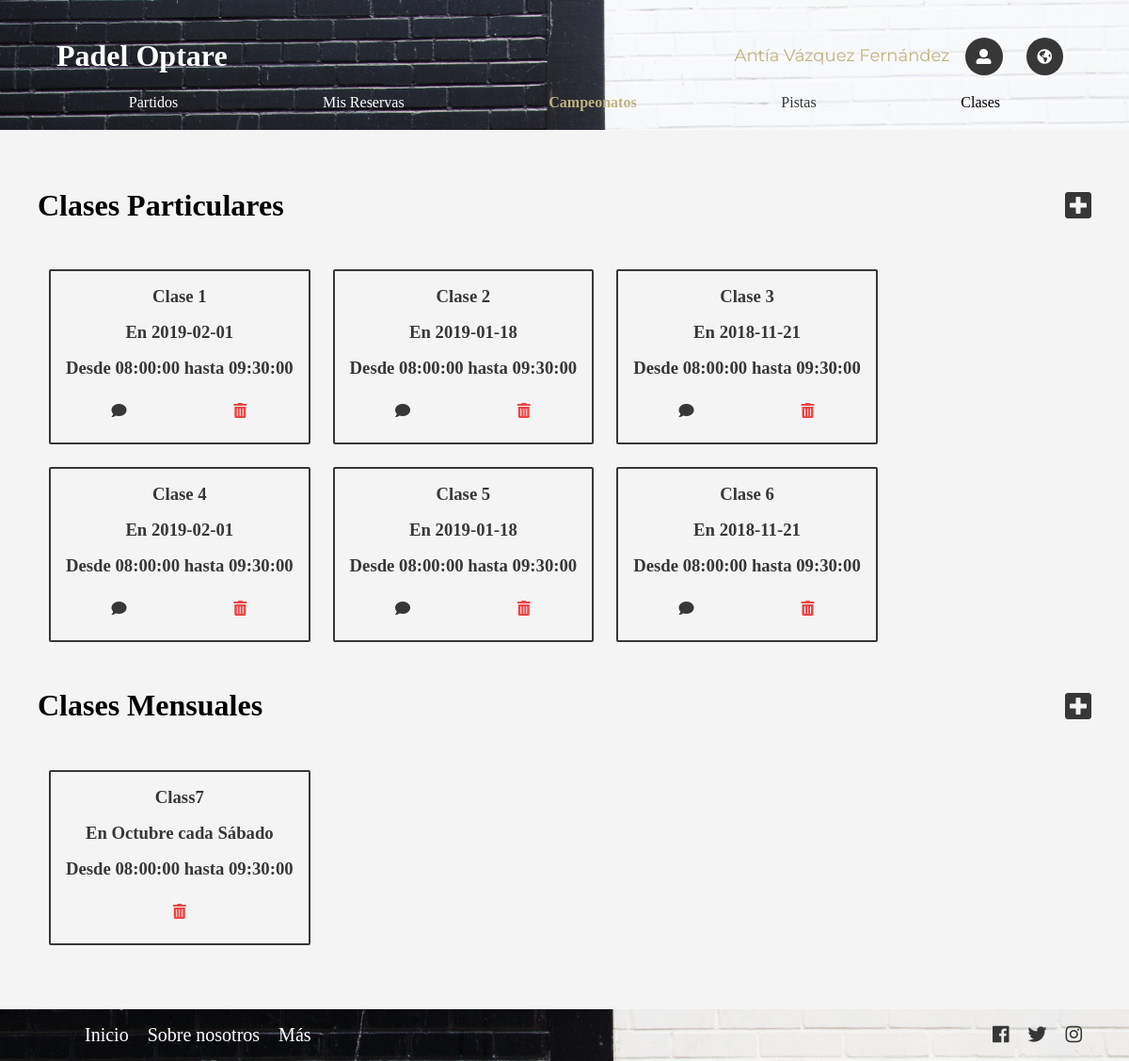
The page /index.php?controller=classes&action=index (signed in) on the database its author committed.
### tables this page shows
CREATE TABLE IF NOT EXISTS `Clase` (
  `idClase` INT NOT NULL AUTO_INCREMENT,
  `nivel` TINYINT(2) NOT NULL,
  `creador` VARCHAR(20) NULL,
  `idEntrenador` VARCHAR(20) NOT NULL,
  `horario` DATETIME NOT NULL,
  PRIMARY KEY (`idClase`),
  CONSTRAINT `fk_Clase_creador`
    FOREIGN KEY (`creador`)
    REFERENCES `Usuario_Registrado` (`userId`)
    ON DELETE NO ACTION
    ON UPDATE NO ACTION,
  CONSTRAINT `fk_Clase_entrenador`
    FOREIGN KEY (`idEntrenador`)
    REFERENCES `Entrenador` (`userId`)
    ON DELETE CASCADE
    ON UPDATE CASCADE);

CREATE TABLE IF NOT EXISTS `Calendario` (
  `idCalendario` INT NOT NULL AUTO_INCREMENT,
  `FechaHoraInicio` DATETIME NOT NULL,
  `FechaHoraFin` DATETIME NOT NULL,
  `idPista` INT NOT NULL,
  `userId` VARCHAR(20) NULL,
  `tipoReserva` VARCHAR(20) NULL,
  PRIMARY KEY (`idCalendario`),
  CONSTRAINT `fk_Calendario_idPista`
    FOREIGN KEY (`idPista`)
    REFERENCES `Pista` (`idPista`)
    ON DELETE CASCADE
    ON UPDATE CASCADE,
  CONSTRAINT `fk_Calendario_userId`
    FOREIGN KEY (`userId`)
    REFERENCES `Usuario_Registrado` (`userId`)
    ON DELETE CASCADE
    ON UPDATE CASCADE);

### core/ViewManager.php (called while the page is built, shortened)
<?php
class ViewManager {
	private $variables = array();
	public function setVariable($varname, $value, $flash=false) {
		$this->variables[$varname] = $value;
	}
	public function getVariable($varname, $default=NULL) {
		if (!isset($this->variables[$varname])) {
			return $default;
		}
		return $this->variables[$varname];
	}
	public function render($controller, $viewname) {
		include(__DIR__."/../view/$controller/$viewname.php");
	}
	private static $viewmanager_singleton = NULL;
	public static function getInstance() {
		if (self::$viewmanager_singleton == null) {
			self::$viewmanager_singleton = new ViewManager();
		}
		return self::$viewmanager_singleton;
	}
}

### index.php (called while the page is built, shortened)
<?php
function run() {
	try {
		$controller = loadController($_GET["controller"]);
		$actionName = $_GET["action"];
		$controller->$actionName();
	} catch(Exception $ex) {
		die("An exception occured!!!!!".$ex->getMessage());
	}
}
function loadController($controllerName) {
	return new $controllerClassName();
}
run();
?>

### core/I18n.php (called while the page is built, shortened)
<?php
class I18n {
	private $messages;
	public function setLanguage($language) {
		$this->messages = $i18n_messages;
	}
	public function i18n($key) {
		if (isset($this->messages[$key])){
			return $this->messages[$key];
		}else{
			return $key;
		}
	}
	private static $i18n_singleton = null;
	public static function getInstance() {
		if (self::$i18n_singleton == NULL) {
			self::$i18n_singleton = new I18n();
		}
		return self::$i18n_singleton;
	}
}
function i18n($key) {
	return I18n::getInstance()->i18n($key);
}

### model/TrainingClass.php (called while the page is built, shortened)
<?php
class TrainingClass {
	private $classId;
	private $date;
	public function __construct($classId, $level, $creator, $trainer, $date) {
		$this->classId = $classId;
		$this->date = $date;
	}
	public function getClassId(){
		return $this->classId;
	}
	public function getDate(){
		return $this->date;
	}
}

### model/TrainingClassMapper.php (called while the page is built, shortened)
<?php
require_once __DIR__ . "/../core/PDOConnection.php";
class TrainingClassMapper
{
    private $db;
    public function __construct()
    {
        $this->db = PDOConnection::getInstance();
    }
    public function getAll()
    {
        $stmt = $this->db->prepare("SELECT * FROM Clase");
        $stmt->execute();
        $classes_db = $stmt->fetchAll(PDO::FETCH_ASSOC);
        $classes = array();
        foreach ($classes_db as $class) {
            array_push($classes, new TrainingClass($class["idClase"],
                $class["nivel"],
                $class["creador"],
                $class["idEntrenador"],
                $class["horario"]));
        }
        return $classes;
    }
    public function getClassCalendarMonthly($classId)
    {
        $stmt = $this->db->prepare("SELECT c.* FROM Calendario_Clase cc, Calendario c WHERE idClase=? AND cc.idCalendario=c.idCalendario");
        $stmt->execute(array($classId));
        $cuenta = $stmt->rowCount();
        if ($cuenta > 1) {
            $entry = $stmt->fetch(PDO::FETCH_ASSOC);
            return new Calendar(
                $entry["idCalendario"],
                $entry["FechaHoraInicio"],
                $entry["FechaHoraFin"],
                $entry["idPista"],
                $entry["userId"],
                $entry["tipoReserva"]);
        } else {
            return null;
        }
    }
}

### core/PDOConnection.php (called while the page is built)
<?php
class PDOConnection {
	private static $dbhost = "127.0.0.1";
	private static $port = ";port=3306";
	private static $dbname = "abp32";
	private static $dbuser = "padeloptare";
	private static $dbpass = "padeloptare";
	private static $db_singleton = null;
	public static function getInstance() {
		if (self::$db_singleton == null) {
			self::$db_singleton = new PDO(
			"mysql:host=".self::$dbhost.";dbname=".self::$dbname.self::$port.";charset=utf8",
			self::$dbuser,
			self::$dbpass,
			array(
				PDO::ATTR_EMULATE_PREPARES => false,
				PDO::ATTR_ERRMODE => PDO::ERRMODE_EXCEPTION
			)
		);
	}
	return self::$db_singleton;
}
}
?>

### view/classes/index.php (the view)
<?php
    $view = ViewManager::getInstance();
    $classes = $view->getVariable("classes");
    $monthlyClassesCalendar = $view->getVariable("monthlyClassesCalendar");
    $role = $view->getVariable("role");
?>
<div class="class-summary-container">
    <div class="class-summary-header">
        <h1><?= i18n("Personal Classes") ?></h1>
        <?php
        if(in_array("Trainer", $role)){?>
            <a href="index.php?controller=classes&amp;action=addParticular"><i class="fas fa-plus-square fa-2x"></i></a>
        <?php
        }?>
    </div>
    <ul>
        <?php
            foreach ($classes as $class) {
                if (!array_key_exists($class->getClassId(), $monthlyClassesCalendar)) {
                    list($date, $beginTime) = split(' ', $class->getDate());
                    $endHour = new DateTime($class->getDate());
                    $endHour = $endHour->add(new DateInterval("PT1H30M"));
                    list($date, $endTime) = split(' ', $endHour->format('Y-m-d H:i:s'));
                    ?>
                        <li>
                            <div class="class-summary">
                                <div>
                                    <a class="delete-button" href="<?php echo "index.php?controller=classes&amp;action=enroll&classId=" . $class->getClassId() . "&type=P" ?>">
                                        <h3 class="class-summary-title"><?php echo i18n("Class ") . $class->getClassId()?></h3>
                                        <h3 class="class-summary-title"><?php echo i18n("On ") . $date ?></h3>
                                        <h3 class="class-summary-title"><?php echo i18n("From ") . $beginTime . i18n(" to ") . $endTime ?></h3>
                                    </a>
                                </div>
                                <?php
                                if(in_array("Trainer", $role)){?>
                                    <div class="button-container">
                                        <a href="<?php echo "index.php?controller=classes&amp;action=sendNotification&classId=" . $class->getClassId() ?>"><i class="fas fa-comment"></i></a>
                                        <a class="delete-button" href="<?php echo "index.php?controller=classes&amp;action=delete&classId=" . $class->getClassId() ?>"><i class="fas fa-trash-alt"></i></a>
                                    </div>
                                <?php
                                }?>
                            </div>
                        </li>
                    <?php
                }
            }
        ?>
    </ul>
    <div class="class-summary-header">
        <h1><?= i18n("Monthly Classes") ?></h1>
        <?php
        if(in_array("Administrator", $role)){?>
            <a href="index.php?controller=classes&amp;action=addMonthly"><i class="fas fa-plus-square fa-2x"></i></a>
        <?php
        }?>
    </div>
    <ul>
        <?php
            foreach ($classes as $class) {
                if (array_key_exists($class->getClassId(), $monthlyClassesCalendar)) {
                    foreach ($monthlyClassesCalendar[$class->getClassId()] as $classDate) {
                        list($date, $beginTime) = split(' ', $classDate[0]);
                        list($date, $endTime) = split(' ', $classDate[1]);
                        list($year, $month, $day) = split('-', $date);
                        $dateObj   = DateTime::createFromFormat('!m', $month);
                        $monthName = $dateObj->format('F');
                        $dateObj   = DateTime::createFromFormat('!d', $month);
                        $dayName = $dateObj->format('l');
                        ?>
                            <li>
                                <div class="class-summary">
                                    <div>
                                        <a class="delete-button" href="<?php echo "index.php?controller=classes&amp;action=enroll&classId=" . $class->getClassId() . "&type=M" ?>">
                                            <h3 class="class-summary-title"><?php echo i18n("Class") . $class->getClassId()?></h3>
                                            <h3 class="class-summary-title"><?php echo i18n("On ") . i18n("$monthName") . i18n(" every ") . i18n("$dayName") ?></h3>
                                            <h3 class="class-summary-title"><?php echo i18n("From ") . $beginTime . i18n(" to ") . $endTime ?></h3>
                                        </a>
                                    </div>
                                    <?php
                                    if(in_array("Administrator", $role)){?>
                                        <div class="button-container">
                                            <a class="delete-button" href="<?php echo "index.php?controller=classes&amp;action=delete&classId=" . $class->getClassId() ?>"><i class="fas fa-trash-alt"></i></a>
                                        </div>
                                    <?php
                                    }?>
                                </div>
                            </li>
                        <?php
                    }
                }
            }
        ?>
    </ul>
</div>

### css/index.css (style rules this page uses)
html { margin: 0px; width: 100%; height: 100%; }
body { margin: 0px; min-height: 100%; width: 100%; display: flex; flex-direction: column; }
.button-container { display: flex; justify-content: space-around; }
.button-container a { text-decoration: none; color: #373737; padding: 10px; }
.button-container .delete-button { color: #ee4646; }
.class-summary-container { width: 100%; }
.class-summary-container ul { padding: 0px; display: flex; flex-wrap: wrap; }
.class-summary-container ul li { list-style: none; }
.class-summary-header { display: flex; align-items: center; justify-content: space-between; }
.class-summary-header a { text-decoration: none; color: #373737; }
.class-summary { text-align: center; border: 2px solid #373737; border-radius: 2px; margin: 12px; padding: 8px; }
.class-summary a { display: block; height: 100%; width: 100%; text-decoration: none; color: #373737; }
.class-summary a > * { padding: 8px; margin: 0px; }

### rows shown on the page
clase: idClase "1"
clase: idClase "2", date "2019-01-18", beginTime "08:00:00", endTime "09:30:00"
clase: idClase "3", date "2018-11-21", beginTime "08:00:00", endTime "09:30:00"
clase: idClase "4", date "2019-02-01", beginTime "08:00:00", endTime "09:30:00"
clase: idClase "5", date "2019-01-18", beginTime "08:00:00", endTime "09:30:00"
clase: idClase "6", date "2018-11-21", beginTime "08:00:00", endTime "09:30:00"
clase: idClase "7"
calendario: monthName "Octubre", dayName "Sábado", beginTime "08:00:00", endTime "09:30:00"

### other values the page prints
$_SESSION['currentusername'] "Antía Vázquez Fernández"
i18n("Games") "Partidos"
i18n("My Bookings") "Mis Reservas"
i18n("Championships") "Campeonatos"
i18n("Courts") "Pistas"
i18n("Classes") "Clases"
i18n("Personal Classes") "Clases Particulares"
$date "2019-02-01"
$beginTime "08:00:00"
$endTime "09:30:00"
i18n("Monthly Classes") "Clases Mensuales"
i18n("Home") "Inicio"
i18n("About") "Sobre nosotros"
i18n("More") "Más"
